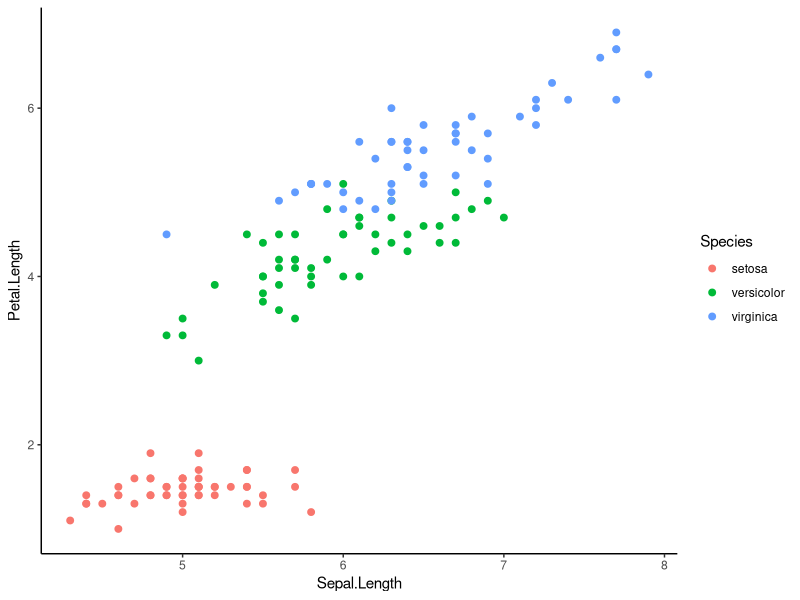

Source code (R):
## ---- chunk 1
library(tidyverse)

data("iris")
ggplot(iris, aes(x = Sepal.Length, y = Petal.Length, color = Species)) + 
  geom_point(size = 2) + 
  theme_classic() 

